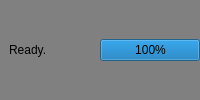
        <widget class="QWidget" name="statusbar_widget" native="true">
         <property name="minimumSize">
          <size>
           <width>0</width>
           <height>20</height>
          </size>
         </property>
         <property name="styleSheet">
          <string notr="true">QWidget{
	background-color:gray;
	border-radius:5px;
}</string>
         </property>
         <layout class="QHBoxLayout" name="horizontalLayout">
          <property name="spacing">
           <number>0</number>
          </property>
          <property name="leftMargin">
           <number>9</number>
          </property>
          <property name="topMargin">
           <number>0</number>
          </property>
          <property name="rightMargin">
           <number>0</number>
          </property>
          <property name="bottomMargin">
           <number>0</number>
          </property>
          <item>
           <widget class="QLabel" name="def_msgbar">
            <property name="sizePolicy">
             <sizepolicy hsizetype="MinimumExpanding" vsizetype="Preferred">
              <horstretch>0</horstretch>
              <verstretch>0</verstretch>
             </sizepolicy>
            </property>
            <property name="text">
             <string>Ready.</string>
            </property>
           </widget>
          </item>
          <item>
           <widget class="QLabel" name="msgbar">
            <property name="sizePolicy">
             <sizepolicy hsizetype="MinimumExpanding" vsizetype="Preferred">
              <horstretch>0</horstretch>
              <verstretch>0</verstretch>
             </sizepolicy>
            </property>
            <property name="text">
             <string/>
            </property>
           </widget>
          </item>
          <item>
           <spacer name="horizontalSpacer_6">
            <property name="orientation">
             <enum>Qt::Orientation::Horizontal</enum>
            </property>
            <property name="sizeHint" stdset="0">
             <size>
              <width>40</width>
              <height>20</height>
             </size>
            </property>
           </spacer>
          </item>
          <item>
           <widget class="QProgressBar" name="progressBar">
            <property name="sizePolicy">
             <sizepolicy hsizetype="Fixed" vsizetype="Fixed">
              <horstretch>0</horstretch>
              <verstretch>0</verstretch>
             </sizepolicy>
            </property>
            <property name="minimumSize">
             <size>
              <width>100</width>
              <height>15</height>
             </size>
            </property>
            <property name="layoutDirection">
             <enum>Qt::LayoutDirection::LeftToRight</enum>
            </property>
            <property name="autoFillBackground">
             <bool>false</bool>
            </property>
            <property name="styleSheet">
             <string notr="true">QProgressBar{
	font: 700;
	text-align:center;
}</string>
            </property>
            <property name="maximum">
             <number>100</number>
            </property>
            <property name="value">
             <number>100</number>
            </property>
            <property name="alignment">
             <set>Qt::AlignmentFlag::AlignCenter</set>
            </property>
            <property name="invertedAppearance">
             <bool>false</bool>
            </property>
            <property name="format">
             <string>%p%</string>
            </property>
           </widget>
          </item>
         </layout>
        </widget>
